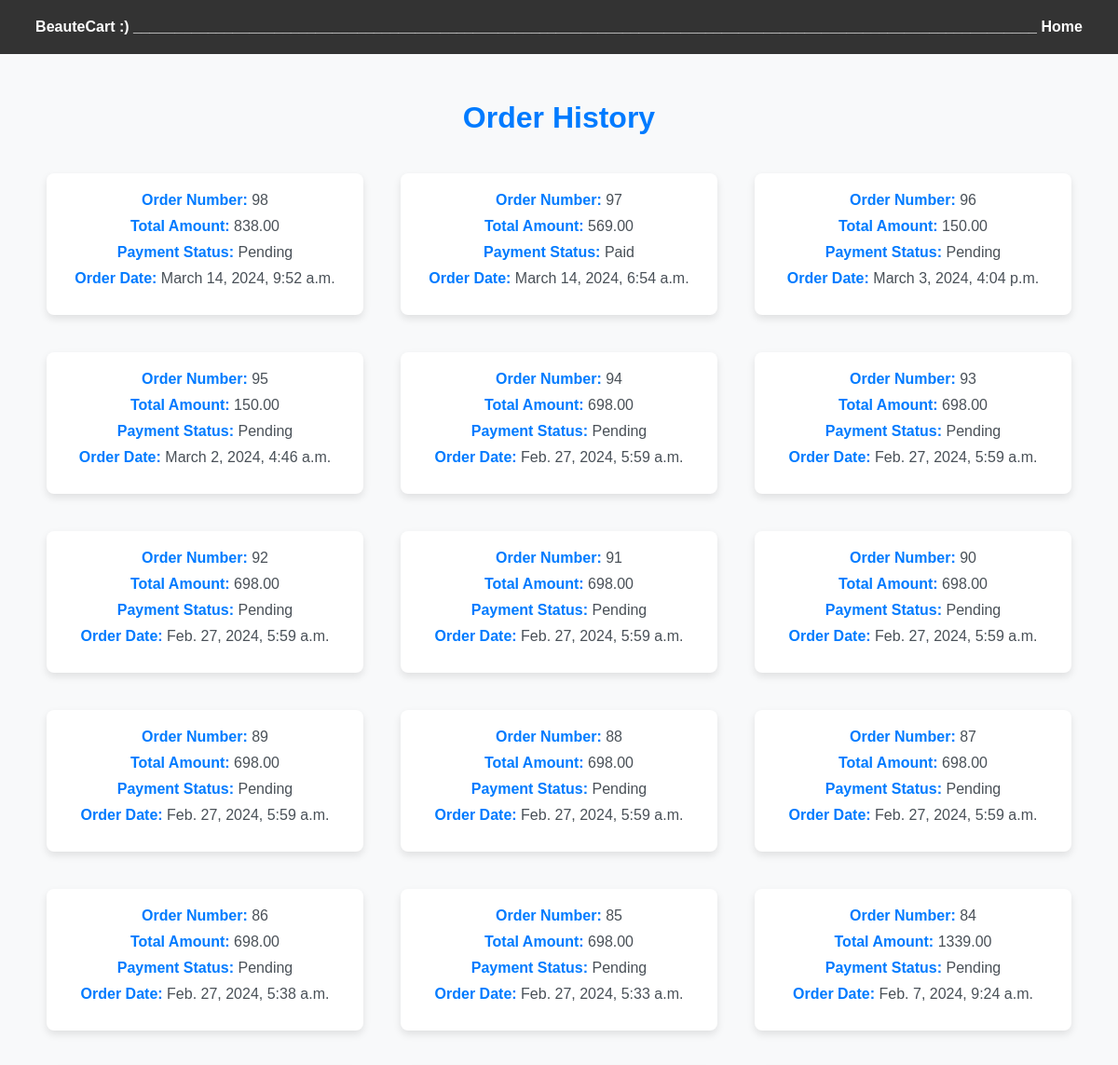
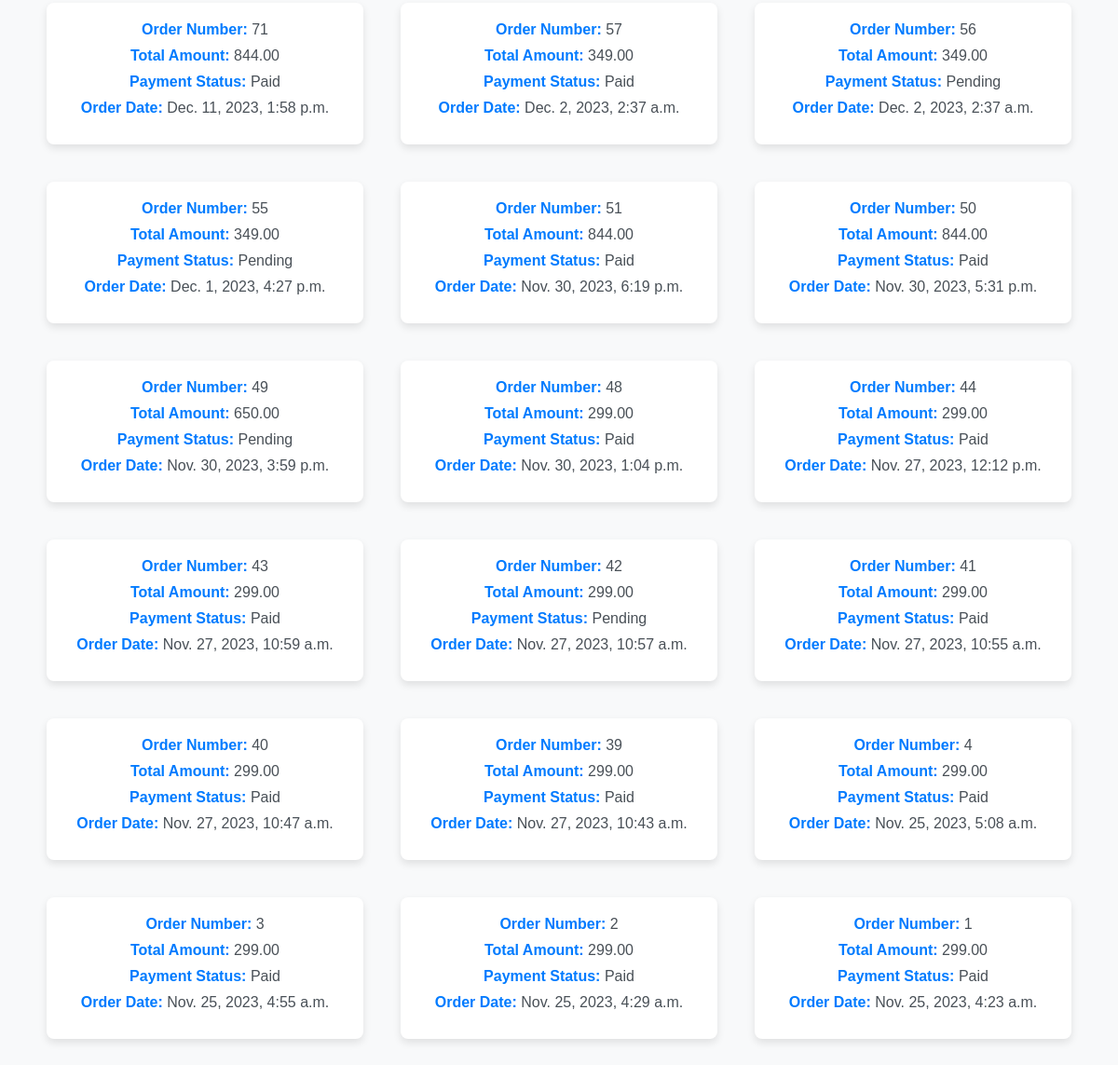
The page /order_history/ (signed in) on the database its author committed (2 pictures, top to bottom).
### BeauteCartApp/models.py (models this page shows, shortened)
class Order(models.Model):
    user = models.ForeignKey(CustomUser, on_delete=models.CASCADE)
    products = models.ManyToManyField(Product, through='OrderItem')
    total_amount = models.DecimalField(max_digits=10, decimal_places=2)
    payment_id = models.CharField(max_length=100, null=True, blank=True)
    payment_status = models.BooleanField(default=False)
    created_at = models.DateTimeField(auto_now_add=True)

### BeauteCartApp/views.py (the view)
# urls.py: path('order_history/', order_history, name='order_history'),
@login_required
def order_history(request):
    orders = Order.objects.filter(user=request.user).order_by('-created_at')
    return render(request, 'order_history.html', {'orders': orders})

### templates/order_history.html (shortened to what this page needs)
<!DOCTYPE html>
<html lang="en">
<head>
</head>
<body>
    <header>
        <a class="LINK" href="#">BeauteCart</a>
        <a href="#">:)</a>
        <a href="#">_____________________________________________________________________________________________________________</a>
        <a href="{% url 'home2' %}">Home</a>
    </header>
    <h1>Order History</h1>
    {% if orders %}
        <ul>
            {% for order in orders %}
                <li>
                    <p><strong>Order Number:</strong> {{ order.id }}</p>
                    <p><strong>Total Amount:</strong> {{ order.total_amount }}</p>
                    <p><strong>Payment Status:</strong> {% if order.payment_status %}Paid{% else %}Pending{% endif %}</p>
                    <p><strong>Order Date:</strong> {{ order.created_at }}</p>
                </li>
            {% endfor %}
        </ul>
    {% else %}
        <p>No orders found.</p>
    {% endif %}
</body>
</html>

### templates/order_history.html (style rules this page uses)
header { background-color: #333; color: #fff; padding: 20px; text-align: center; }
header a { color: #fff; text-decoration: none; font-weight: bold; margin-right: 0.005px; margin-right: unset; }
body { font-family: 'Arial', sans-serif; background-color: #f8f9fa; color: #495057; margin: 0; padding: 0; box-sizing: border-box; }
h1 { color: #007bff; text-align: center; margin-top: 50px; }
ul { list-style: none; padding: 0; display: flex; flex-wrap: wrap; justify-content: center; }
li { background-color: #ffffff; margin: 20px; padding: 20px; border-radius: 8px; box-shadow: 0 4px 8px rgba(0, 0, 0, 0.1); transition: transform 0.3s ease-in-out; width: 300px; text-align: center; }
p { margin: 0; margin-bottom: 10px; }
strong { font-weight: bold; color: #007bff; }
a { color: #007bff; text-decoration: none; }

### rows shown on the page
Order: id "98", total_amount "838.00", payment_status "Pending", created_at "March 14, 2024, 9:52 a.m."
Order: id "97", total_amount "569.00", payment_status "Paid", created_at "March 14, 2024, 6:54 a.m."
Order: id "96", total_amount "150.00", payment_status "Pending", created_at "March 3, 2024, 4:04 p.m."
Order: id "95", total_amount "150.00", payment_status "Pending", created_at "March 2, 2024, 4:46 a.m."
Order: id "94", total_amount "698.00", payment_status "Pending", created_at "Feb. 27, 2024, 5:59 a.m."
Order: id "93", total_amount "698.00", payment_status "Pending", created_at "Feb. 27, 2024, 5:59 a.m."
Order: id "92", total_amount "698.00", payment_status "Pending", created_at "Feb. 27, 2024, 5:59 a.m."
Order: id "91", total_amount "698.00", payment_status "Pending", created_at "Feb. 27, 2024, 5:59 a.m."
Order: id "90", total_amount "698.00", payment_status "Pending", created_at "Feb. 27, 2024, 5:59 a.m."
Order: id "89", total_amount "698.00", payment_status "Pending", created_at "Feb. 27, 2024, 5:59 a.m."
Order: id "88", total_amount "698.00", payment_status "Pending", created_at "Feb. 27, 2024, 5:59 a.m."
Order: id "87", total_amount "698.00", payment_status "Pending", created_at "Feb. 27, 2024, 5:59 a.m."
Order: id "86", total_amount "698.00", payment_status "Pending", created_at "Feb. 27, 2024, 5:38 a.m."
Order: id "85", total_amount "698.00", payment_status "Pending", created_at "Feb. 27, 2024, 5:33 a.m."
Order: id "84", total_amount "1339.00", payment_status "Pending", created_at "Feb. 7, 2024, 9:24 a.m."
Order: id "71", total_amount "844.00", payment_status "Paid", created_at "Dec. 11, 2023, 1:58 p.m."
Order: id "57", total_amount "349.00", payment_status "Paid", created_at "Dec. 2, 2023, 2:37 a.m."
Order: id "56", total_amount "349.00", payment_status "Pending", created_at "Dec. 2, 2023, 2:37 a.m."
Order: id "55", total_amount "349.00", payment_status "Pending", created_at "Dec. 1, 2023, 4:27 p.m."
Order: id "51", total_amount "844.00", payment_status "Paid", created_at "Nov. 30, 2023, 6:19 p.m."
Order: id "50", total_amount "844.00", payment_status "Paid", created_at "Nov. 30, 2023, 5:31 p.m."
Order: id "49", total_amount "650.00", payment_status "Pending", created_at "Nov. 30, 2023, 3:59 p.m."
Order: id "48", total_amount "299.00", payment_status "Paid", created_at "Nov. 30, 2023, 1:04 p.m."
Order: id "44", total_amount "299.00", payment_status "Paid", created_at "Nov. 27, 2023, 12:12 p.m."
Order: id "43", total_amount "299.00", payment_status "Paid", created_at "Nov. 27, 2023, 10:59 a.m."
Order: id "42", total_amount "299.00", payment_status "Pending", created_at "Nov. 27, 2023, 10:57 a.m."
Order: id "41", total_amount "299.00", payment_status "Paid", created_at "Nov. 27, 2023, 10:55 a.m."
Order: id "40", total_amount "299.00", payment_status "Paid", created_at "Nov. 27, 2023, 10:47 a.m."
Order: id "39", total_amount "299.00", payment_status "Paid", created_at "Nov. 27, 2023, 10:43 a.m."
Order: id "4", total_amount "299.00", payment_status "Paid", created_at "Nov. 25, 2023, 5:08 a.m."
Order: id "3", total_amount "299.00", payment_status "Paid", created_at "Nov. 25, 2023, 4:55 a.m."
Order: id "2", total_amount "299.00", payment_status "Paid", created_at "Nov. 25, 2023, 4:29 a.m."
Order: id "1", total_amount "299.00", payment_status "Paid", created_at "Nov. 25, 2023, 4:23 a.m."
